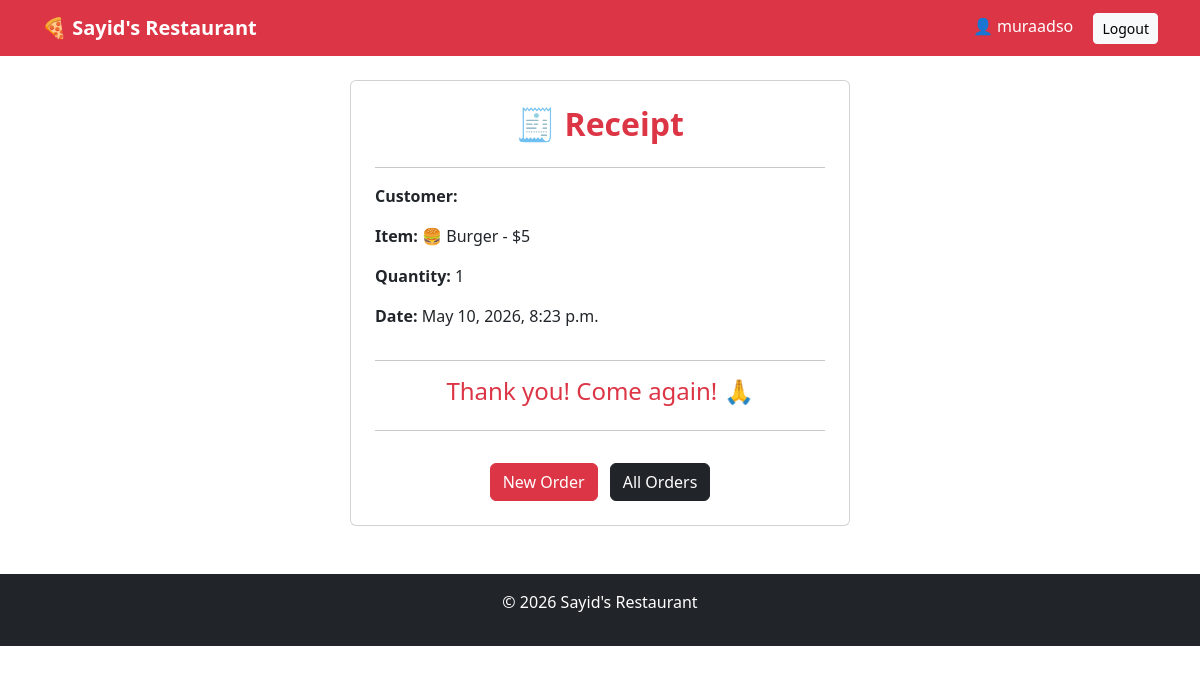
The page /receipt/11/ (signed in) on the database its author committed.
### menu/models.py (models this page shows, shortened)
class Order(models.Model):
    customer_name = models.CharField(max_length=100)
    item = models.CharField(max_length=100)
    quantity = models.IntegerField(default=1)
    date = models.DateTimeField(auto_now_add=True)

### menu/views.py (the view)
# urls.py: path('receipt/<int:pk>/', views.receipt, name='receipt'),
def receipt(request, pk):
    order = Order.objects.get(pk=pk)
    return render(request, 'menu/receipt.html', {'order': order})

### menu/templates/menu/receipt.html (shortened to what this page needs)
{% extends 'base.html' %}
{% block content %}
<div class="card p-4" style="max-width: 500px; margin: auto;">
    <h2 class="text-center fw-bold text-danger">🧾 Receipt</h2>
    <hr>
    <p><strong>Customer:</strong> {{ order.customer_name }}</p>
    <p><strong>Item:</strong> {{ order.item }}</p>
    <p><strong>Quantity:</strong> {{ order.quantity }}</p>
    <p><strong>Date:</strong> {{ order.date }}</p>
    <hr>
    <h4 class="text-center text-danger">Thank you! Come again! 🙏</h4>
    <hr>
    <div class="text-center mt-3">
        <a href="/order/" class="btn btn-danger me-2">New Order</a>
        <a href="/orders/" class="btn btn-dark">All Orders</a>
    </div>
</div>
{% endblock %}

### templates/base.html (shortened to what this page needs)
<!DOCTYPE html>
<html>
<head>
    <link href="https://cdn.jsdelivr.net/npm/bootstrap@5.3.0/dist/css/bootstrap.min.css" rel="stylesheet">
</head>
<body>
<nav class="navbar navbar-dark bg-danger">
    <div class="container">
        <a class="navbar-brand fw-bold" href="/">🍕 Sayid's Restaurant</a>
        <div>
            {% if request.user.is_authenticated %}
                <span class="text-white me-3">
                    👤 {{ request.user.username }}
                </span>
                <a href="/logout/" class="btn btn-light btn-sm">Logout</a>
            {% else %}
                <a href="/login/" class="btn btn-light btn-sm">Login</a>
            {% endif %}
        </div>
    </div>
</nav>
<div class="container mt-4">
    {% block content %}
    {% endblock %}
</div>
<footer class="bg-dark text-white text-center p-3 mt-5">
    <p>© 2026 Sayid's Restaurant</p>
</footer>
</body>
</html>

### rows shown on the page
Order: item "🍔 Burger - $5", quantity "1", date "May 10, 2026, 8:23 p.m."

### other values the page prints
{{ request.user.username }} "muraadso"
